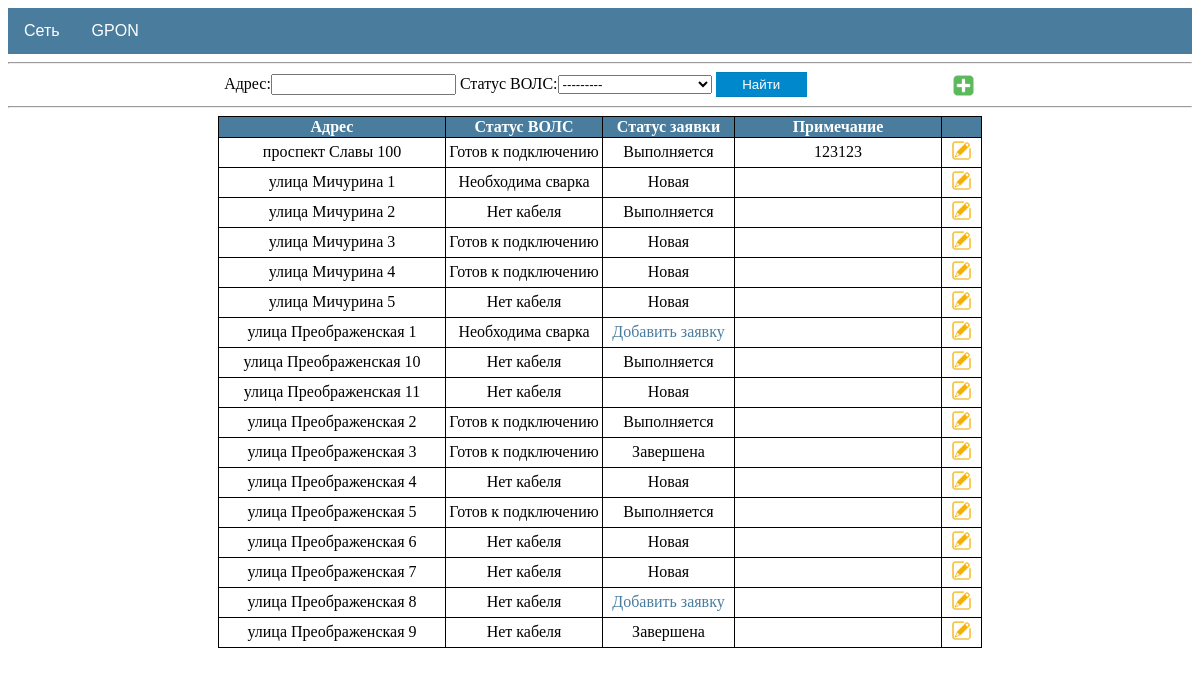
Page /gpon/houses/ on the committed database.
### gpon/models.py (models this page shows, shortened)
class House(models.Model):
    cable = 'Нет кабеля'
    welding = 'Необходима сварка'
    ready = 'Готов к подключению'
    type = [(cable, 'Нет кабеля'), (welding, 'Необходима сварка'), (ready, 'Готов к подключению')]
    address = models.OneToOneField(Address, on_delete=models.CASCADE, unique=True, verbose_name='Адрес')
    status = models.CharField(max_length=20, choices=type, default=cable, verbose_name='Статус')
    note = models.TextField(blank=True, verbose_name='Примечание')
    time = models.DateTimeField(auto_now=True, verbose_name='Дата изменения')
    class Meta:
        ordering = ['address']

### addressbook/models.py (models this page shows)
class Address(models.Model):
    avenue = 'проспект'
    street = 'улица'
    boulevard = 'бульвар'
    passage = 'проезд'
    lane = 'переулок'
    highway = 'шоссе'
    list = [(avenue, 'проспект'), (street, 'улица'), (boulevard, 'бульвар'), (passage, 'проезд'),
            (lane, 'переулок'), (highway, 'шоссе')]
    address_type = models.CharField(max_length=10, choices=list, default=street, verbose_name='Тип')
    address_name = models.CharField(max_length=50, verbose_name='Название')
    address_house = models.CharField(max_length=5, verbose_name='Номер дома')
    class Meta:
        ordering = ['address_type', 'address_name', 'address_house']
    def __str__(self):
        return f'{self.address_type} {self.address_name} {self.address_house}'

### gpon/views.py (the view)
# urls.py: path('houses/', HouseList.as_view(), name='house_list'),
class HouseList(ListView):
    model = House
    template_name = 'gpon/house_list.html'
    context_object_name = 'house_list'
    def get_context_data(self, **kwargs):
        context = super().get_context_data(**kwargs)
        context['filter'] = HouseFilter(self.request.GET, queryset=self.get_queryset())
        return context

### templates/gpon/house_list.html
{%extends 'default.html' %}
{% block content %}
<hr>
<ul class="actions_1">
    <li>
        <form method="GET">
            {{ filter.form }}
            <button class="button_cancel_form" type="submit">Найти</button>
        </form>
    </li>
    <li>
        <a href="{% url 'address_create' %}" title="Добавить дом">
            <img src="/static/images/icon_add.png" width="25" height="25">
        </a>
    </li>
</ul>
<hr>
{%  if filter.qs %}
    <table class="table_gpon">
        <tr>
            <th style="width: 220px">
                Адрес
            </th>
            <th style="width: 150px">
                Статус ВОЛС
            </th>
            <th style="width: 125px">
                Статус заявки
            </th>
            <th style="width: 200px">
               Примечание
            </th>
            <th style="width: 10px">
            </th>
        </tr>
    {% for house in filter.qs %}
        <tr>
            <td>
                {{ house.address }}
            </td>
            <td>
                {{ house.status }}
            </td>
            <td>
                {% if house.request %}
                    {% if house.request.status is False and not house.request.date_con %}
                        Новая
                    {% elif house.request.status is False and house.request.date_con %}
                        Выполняется
                    {% elif house.request.status is True %}
                        Завершена
                    {% endif %}
                {% else %}
                    <a href="{% url 'request_create' house.pk %}">Добавить заявку</a>
                {% endif %}
            </td>
            <td>
                {{ house.note }}
            </td>
            <td>
                <a href="{% url 'house_update' house.pk %}" title="Изменить">
                    <img src="/static/images/icon_edit.png" width="23" height="23">
                </a>
            </td>
        </tr>
    {% endfor %}
    </table>
{%  else %}
    <h1 style="text-align: center">По вашему запросу ничего не найдено</h1>
{% endif %}
{% endblock content %}

### static/css/default.css (style rules this page uses)
button { cursor: pointer; }
.table_default th, td { position: relative; border: 1px solid black; padding: 5px; word-wrap:break-word; }
.table_detail th, td { position: relative; border: 1px solid black; padding: 5px; word-wrap:break-word; }
.button_cancel_form { display: inline-block; color: white; text-decoration: none; padding: .3em 2em; outline: none; border-width: 1px 0; border-style: solid none; border-color: rgba(0, 0, 0, 0.07); background: #0088cc; transition: 0.2s; }
.table_gpon { border-collapse: collapse; border-spacing: 1px; table-layout: fixed; margin: auto; }
.table_gpon th, td { border: 1px solid black; padding: 1px 3px; word-wrap:break-word; }
.table_gpon th { background: #497c9d; color: #fff; }
.table_gpon td { text-align: center; }
.table_gpon td a { text-align: center; text-decoration: none; left: 0; right: 0; top: 0; bottom: 0; color: #497c9d; padding: 5px; }
.actions_1 { text-align: center; padding: 0; margin: 0; }
.actions_1 li { display:inline-block; margin: 0 70px; }
.actions_1 li img, .actions_1 li a { vertical-align: middle; }

### rows in the picture
House: address "проспект Славы 100", status "Готов к подключению", shows "Выполняется", note "123123"
House: address "улица Мичурина 1", status "Необходима сварка", shows "Новая"
House: address "улица Мичурина 2", status "Нет кабеля", shows "Выполняется"
House: address "улица Мичурина 3", status "Готов к подключению", shows "Новая"
House: address "улица Мичурина 4", status "Готов к подключению", shows "Новая"
House: address "улица Мичурина 5", status "Нет кабеля", shows "Новая"
House: address "улица Преображенская 1", status "Необходима сварка", shows "Добавить заявку"
House: address "улица Преображенская 10", status "Нет кабеля", shows "Выполняется"
House: address "улица Преображенская 11", status "Нет кабеля", shows "Новая"
House: address "улица Преображенская 2", status "Готов к подключению", shows "Выполняется"
House: address "улица Преображенская 3", status "Готов к подключению", shows "Завершена"
House: address "улица Преображенская 4", status "Нет кабеля", shows "Новая"
House: address "улица Преображенская 5", status "Готов к подключению", shows "Выполняется"
House: address "улица Преображенская 6", status "Нет кабеля", shows "Новая"
House: address "улица Преображенская 7", status "Нет кабеля", shows "Новая"
House: address "улица Преображенская 8", status "Нет кабеля", shows "Добавить заявку"
House: address "улица Преображенская 9", status "Нет кабеля", shows "Завершена"
